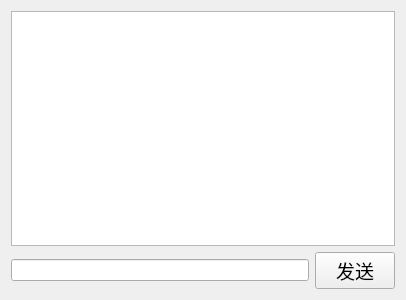
<?xml version="1.0" encoding="UTF-8"?>
<ui version="4.0">
 <class>Chat</class>
 <widget class="QWidget" name="Chat">
  <property name="geometry">
   <rect>
    <x>0</x>
    <y>0</y>
    <width>406</width>
    <height>300</height>
   </rect>
  </property>
  <property name="windowTitle">
   <string>Form</string>
  </property>
  <layout class="QVBoxLayout" name="verticalLayout">
   <item>
    <widget class="QTextEdit" name="show_TE">
     <property name="readOnly">
      <bool>true</bool>
     </property>
    </widget>
   </item>
   <item>
    <layout class="QHBoxLayout" name="horizontalLayout">
     <item>
      <widget class="QLineEdit" name="input_LE"/>
     </item>
     <item>
      <widget class="QPushButton" name="send_PB">
       <property name="font">
        <font>
         <family>Adobe Arabic</family>
         <pointsize>14</pointsize>
        </font>
       </property>
       <property name="text">
        <string>发送</string>
       </property>
      </widget>
     </item>
    </layout>
   </item>
  </layout>
 </widget>
 <resources/>
 <connections/>
</ui>
